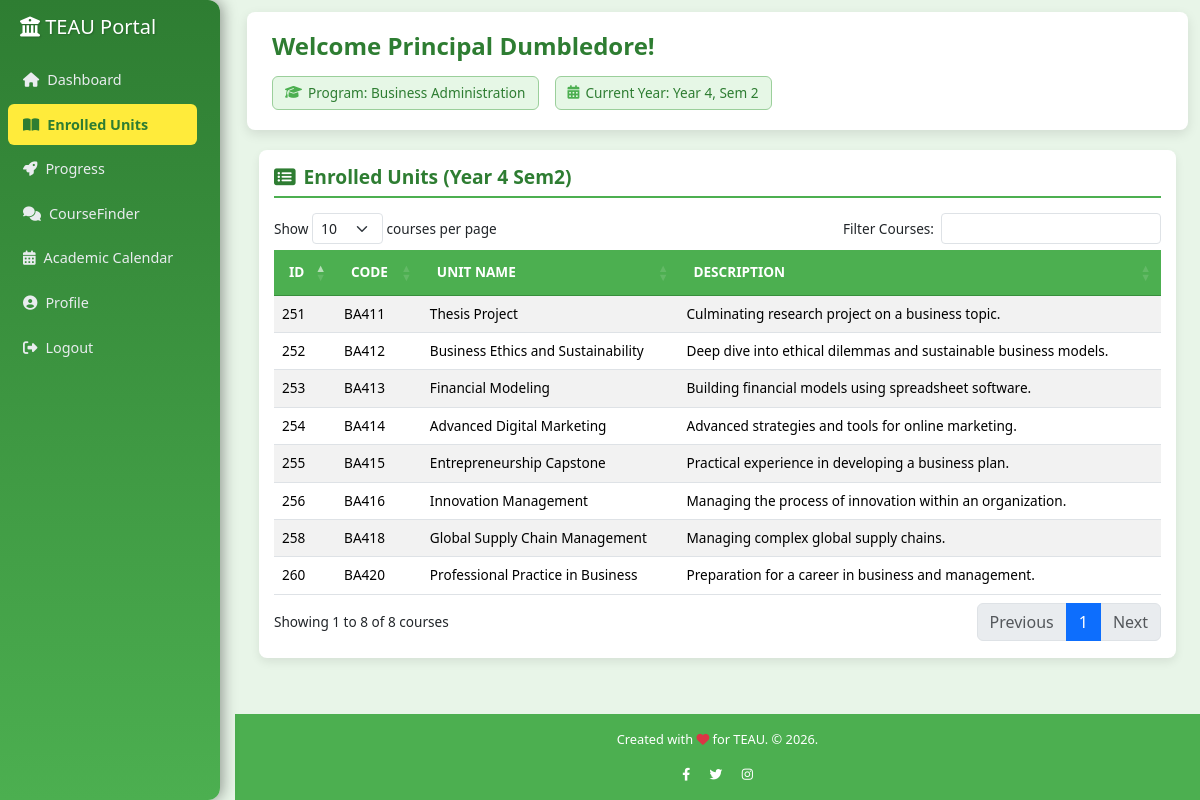
The app's page /MyUnits.php (signed in) with its own data.
### tables this page shows
CREATE TABLE `user` (
  `id` int(11) NOT NULL,
  `fullName` varchar(255) NOT NULL,
  `email` varchar(255) NOT NULL,
  `program` varchar(255) DEFAULT NULL,
  `year` varchar(50) DEFAULT NULL,
  `semester` varchar(50) DEFAULT NULL,
  `password` varchar(255) NOT NULL,
  `userType` varchar(50) NOT NULL DEFAULT 'student',
  `reset_token` varchar(255) DEFAULT NULL,
  `token_expiry` datetime DEFAULT NULL
);

CREATE TABLE `courses` (
  `id` int(11) NOT NULL,
  `program` varchar(255) NOT NULL,
  `year` int(11) NOT NULL,
  `semester` int(11) NOT NULL,
  `code` varchar(50) NOT NULL,
  `name` varchar(255) NOT NULL,
  `description` text DEFAULT NULL,
  `isAdminUnit` tinyint(1) NOT NULL DEFAULT 0
);

### MyUnits.php (the view, shortened to what this page needs)
<?php
include "config.php";
function sanitize_input($data)
{
    $data = trim($data);
    $data = stripslashes($data);
    $data = htmlspecialchars($data, ENT_QUOTES, 'UTF-8');
    return $data;
}
$id = $_SESSION['id'];
$stmt = $conn->prepare("SELECT fullName, userType, program, year, semester FROM user WHERE id = ?");
$stmt->bind_param("i", $id);
$stmt->execute();
$result = $stmt->get_result();
$user = null;
if ($result->num_rows > 0) {
    $user = $result->fetch_assoc();
} else {
    error_log("No user found for ID: " . $id);
    session_destroy();
    header("Location: auth.php?error=user_not_found");
    exit();
}
$fullName = sanitize_input($user['fullName']);
$program = sanitize_input($user['program']);
$year = intval($user['year']);
$semester = intval($user['semester']);
$stmt_courses = $conn->prepare("SELECT id, code, name, description FROM courses WHERE program = ? AND year = ? AND semester = ? ORDER BY code ASC");
if (!$stmt_courses) {
    error_log("Prepare failed: " . $conn->error);
    $enrolledCourses = [];
} else {
    $stmt_courses->bind_param("sii", $program, $year, $semester);
    $stmt_courses->execute();
    $result_courses = $stmt_courses->get_result();
    $enrolledCourses = [];
    if ($result_courses->num_rows > 0) {
        while ($row = $result_courses->fetch_assoc()) {
            $enrolledCourses[] = $row;
        }
    }
}
?>
<!DOCTYPE html>
<html lang="en">
<head>
    <link href="https://cdn.jsdelivr.net/npm/bootstrap@5.3.3/dist/css/bootstrap.min.css" rel="stylesheet">
    <link href="https://cdnjs.cloudflare.com/ajax/libs/font-awesome/6.4.0/css/all.min.css" rel="stylesheet">
    <link href="https://cdn.datatables.net/1.13.7/css/dataTables.bootstrap5.min.css" rel="stylesheet" />
    <link href="https://cdn.datatables.net/responsive/2.5.0/css/responsive.bootstrap5.min.css" rel="stylesheet" />
</head>
<body>
    <nav class="sidebar" id="sidebar">
        <h2><i class="fas fa-university"></i> TEAU Portal</h2>
        <div class="sidebar-menu-wrapper">
            <ul>
                <li><a href="student_dashboard.php"><i class="fas fa-home me-2"></i>Dashboard</a></li>
                <li><a href="MyUnits.php" class="active"><i class="fas fa-book-open me-2"></i>Enrolled Units</a></li>
                <li><a href="Progress.php"><i class="fas fa-rocket me-2"></i>Progress</a></li>
                <li><a href="studentCourseFinder.php"><i class="fas fa-comments me-2"></i>CourseFinder</a></li>
                <li><a href="academic_calendar.php"><i class="fas fa-calendar-alt me-2"></i>Academic Calendar</a></li>
                <li><a href="profile.php"><i class="fas fa-user-circle me-2"></i>Profile</a></li>
                <li><a href="logout.php"><i class="fas fa-sign-out-alt me-2"></i>Logout</a></li>
            </ul>
        </div>
    </nav>
    <main class="main">
        <div class="header">
            <h2>Welcome <?php echo htmlspecialchars($fullName); ?>!</h2>
            <div class="header-badges d-flex flex-wrap gap-3">
                <span class="info-badge">
                    <i class="fas fa-graduation-cap"></i> Program: <?php echo htmlspecialchars($program); ?>
                </span>
                <span class="info-badge">
                    <i class="fas fa-calendar-alt"></i> Current Year: Year <?php echo htmlspecialchars($year); ?>, Sem <?php echo htmlspecialchars($semester); ?>
                </span>
            </div>
        </div>
        <div class="row">
            <div class="col-12">
                <div class="card table-container">
                    <h3><i class="fas fa-list-alt me-2"></i>Enrolled  Units (Year <?php echo htmlspecialchars($year); ?> Sem<?php echo htmlspecialchars($semester); ?>)</h3>
                    <div class="table-responsive">
                        <table id="myEnrolledCoursesTable" class="table table-striped" style="width:100%">
                            <thead class="table-dark">
                                <tr>
                                    <th data-priority="4">ID</th>
                                    <th data-priority="1">Code</th>
                                    <th data-priority="1">Unit Name</th>
                                    <th data-priority="2">Description</th>
                                </tr>
                            </thead>
                            <tbody>
                                <?php
                                if (!empty($enrolledCourses)) {
                                    foreach ($enrolledCourses as $course) {
                                ?>
                                            <tr>
                                                <td><?php echo htmlspecialchars($course['id']); ?></td>
                                                <td><?php echo htmlspecialchars($course['code']); ?></td>
                                                <td><?php echo htmlspecialchars($course['name']); ?></td>
                                                <td><?php echo htmlspecialchars($course['description']); ?></td>
                                            </tr>
                                        <?php
                                    }
                                }
                                ?>
                            </tbody>
                        </table>
                    </div>
                </div>
            </div>
        </div>
    </main>
    <footer class="footer py-3">
        <div class="container text-center">
            <p>Created with <i class="fas fa-heart text-danger"></i> for TEAU. &copy; <?php echo date("Y"); ?>.</p>
            <div class="social-icons mt-2">
                <a href="#" class="text-white"><i class="fab fa-facebook-f mx-2"></i></a>
                <a href="#" class="text-white"><i class="fab fa-twitter mx-2"></i></a>
                <a href="#" class="text-white"><i class="fab fa-instagram mx-2"></i></a>
            </div>
        </div>
    </footer>
</body>
</html>

### MyUnits.php (style rules this page uses)
:root { --primary-green: #4CAF50; --dark-green: #2E7D32; --light-bg: #E8F5E8; --card-bg: #ffffff; --welcome-text: #2E7D32; --badge-bg: #E6F7E6; --badge-border: #9BCF9B; --sidebar-width: 220px; --active-yellow: #FFEB3B; --max-content-width: 1600px; --sidebar-gap: 15px; }
* { margin: 0; padding: 0; box-sizing: border-box; }
body { font-family: 'Segoe UI', Roboto, 'Helvetica Neue', Arial, sans-serif; background-color: var(--light-bg); color: #333; display: flex; flex-direction: column; min-height: 100vh; font-size: 0.85rem; }
.main { margin-left: calc(var(--sidebar-width) + var(--sidebar-gap)); padding: 12px; flex: 1; transition: margin-left 0.3s ease-in-out; }
.header, .row { max-width: var(--max-content-width); margin-left: auto; margin-right: auto; }
.sidebar { width: var(--sidebar-width); background: linear-gradient(to bottom, #2E7D32, #4CAF50); color: white; height: 100vh; padding: 15px 0; position: fixed; top: 0; left: 0; overflow-y: auto; border-radius: 0 12px 12px 0; box-shadow: 2px 0 10px rgba(0, 0, 0, 0.3); z-index: 1000; transition: transform 0.3s ease-in-out; padding-right: var(--sidebar-gap); box-shadow: 2px 0 15px rgba(0, 0, 0, 0.4); }
.sidebar h2 { text-align: left; margin-bottom: 20px; margin-left:20px; font-size: 1.25rem; color: #fff; text-shadow: 1px 1px 2px rgba(0, 0, 0, 0.2); }
.sidebar ul { list-style: none; padding: 0; }
.sidebar li { margin: 3px 0; }
.sidebar a { display: block; padding: 10px 15px 10px 15px; color: #e9ecef; text-decoration: none; border-radius: 6px; margin: 0 8px 0 8px; font-size: 0.9rem; transition: all 0.3s ease; }
.sidebar a:hover, .sidebar a.active { background-color: var(--active-yellow); color: var(--dark-green); font-weight: 600; }
.footer { background-color: #4CAF50; color: white; text-align: center; padding: 10px; font-size: 0.8rem; margin-top: auto; margin-left: calc(var(--sidebar-width) + var(--sidebar-gap)); transition: margin-left 0.3s ease-in-out; width: auto; }
.footer .container { max-width: var(--max-content-width); margin-left: auto; margin-right: auto; }
.header { background: var(--card-bg); padding: 20px 25px; border-radius: 8px; box-shadow: 0 4px 12px rgba(0, 0, 0, 0.1); margin-bottom: 20px; display: flex; align-items: center; flex-wrap: wrap; gap: 15px; justify-content: space-between; }
.header h2 { font-size: 1.5rem; color: var(--welcome-text); margin: 0; font-weight: 600; flex-grow: 1; }
.info-badge { display: inline-flex; align-items: center; padding: 6px 12px; margin: 0; font-size: 0.85rem; font-weight: 500; border-radius: 6px; background-color: var(--badge-bg); border: 1px solid var(--badge-border); color: var(--welcome-text); white-space: nowrap; }
.info-badge i { margin-right: 6px; color: var(--primary-green); }
.card { background: var(--card-bg); padding: 15px; border-radius: 8px; box-shadow: 0 4px 10px rgba(0, 0, 0, 0.08); border: none; }
.card h3 { color: var(--dark-green); margin-bottom: 15px; border-bottom: 2px solid var(--primary-green); padding-bottom: 8px; font-size: 1.2rem; font-weight: 600; }
table thead.table-dark th { background-color: var(--primary-green) !important; color: white !important; border-color: #388E3C !important; padding: 12px 15px; font-weight: 700; text-transform: uppercase; }
table tbody tr:nth-child(even) { background-color: #f7fcf7; }

### records on screen
user: fullName "Principal Dumbledore", program "Business Administration", year "4", semester "2"
courses: id "251", code "BA411", name "Thesis Project", description "Culminating research project on a business topic."
courses: id "252", code "BA412", name "Business Ethics and Sustainability", description "Deep dive into ethical dilemmas and sustainable business models."
courses: id "253", code "BA413", name "Financial Modeling", description "Building financial models using spreadsheet software."
courses: id "254", code "BA414", name "Advanced Digital Marketing", description "Advanced strategies and tools for online marketing."
courses: id "255", code "BA415", name "Entrepreneurship Capstone", description "Practical experience in developing a business plan."
courses: id "256", code "BA416", name "Innovation Management", description "Managing the process of innovation within an organization."
courses: id "258", code "BA418", name "Global Supply Chain Management", description "Managing complex global supply chains."
courses: id "260", code "BA420", name "Professional Practice in Business", description "Preparation for a career in business and management."
